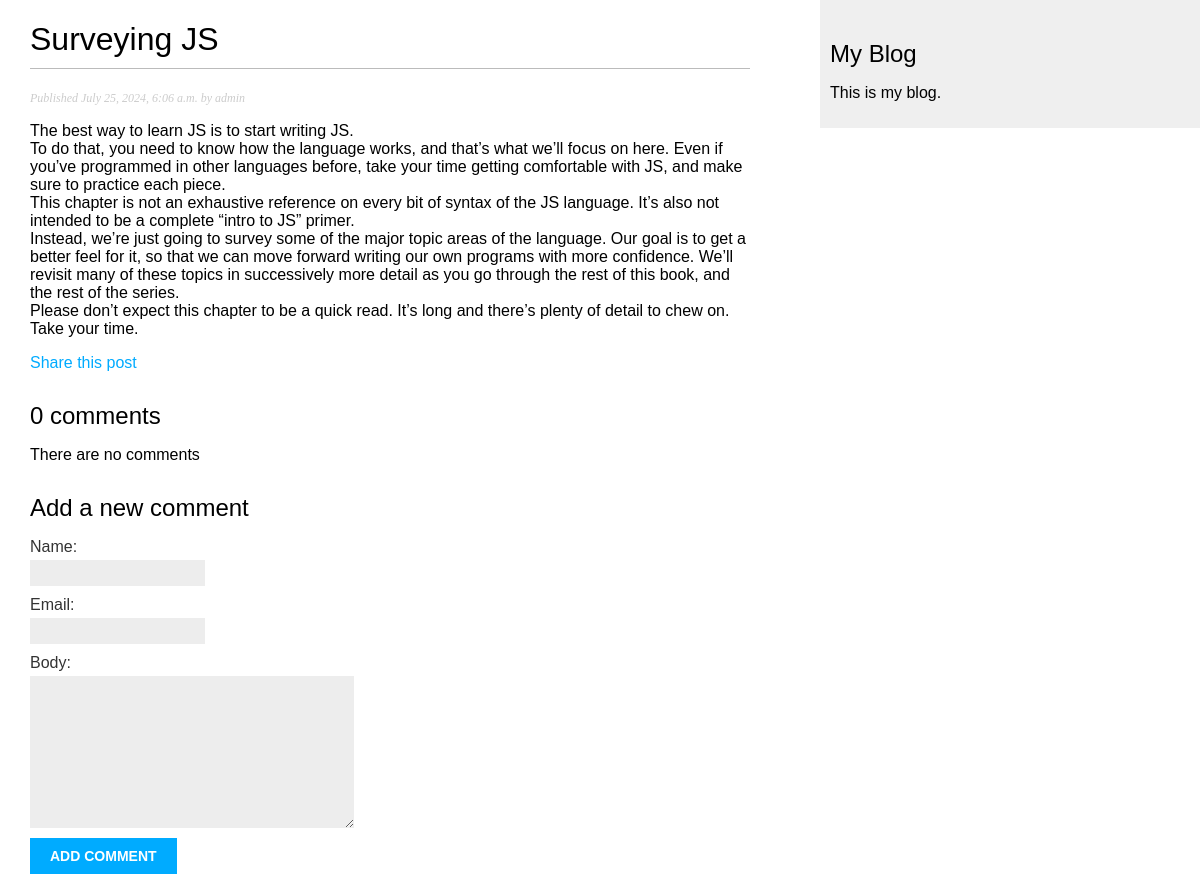
The page /blog/2024/7/25/Surveying-JS-The-best-way-to-learn-JS/ on the database its author committed.
### blog/models.py (models this page shows, shortened)
class Post(models.Model):
    class Status(models.TextChoices):
        PUBLISHED = 'PB', 'Published'
        DRAFT = 'DF', 'Draft'
    title = models.CharField(max_length=250)
    slug = models.SlugField(max_length=250, unique_for_date='publish')
    body = models.TextField()
    publish = models.DateTimeField(default=timezone.now)
    created = models.DateTimeField(auto_now_add=True)
    updated = models.DateTimeField(auto_now=True)
    status = models.CharField(max_length=2,choices=Status.choices, default=Status.DRAFT)
    """We use related_name to specify the name of the reverse relationship, from User to Post. This will
    allow us to access related objects easily from a user object by using the user.blog_posts notation. """
    author = models.ForeignKey(User, on_delete=models.CASCADE, related_name='blog_posts')
    objects = models.Manager() #default manager
    published = PublishedManager() #Custom object manager
    tags=TaggableManager()
    class Meta:
        ordering = ['-publish']
        indexes = [
            models.Index(fields=['-publish'])
        ]

### blog/views.py (the view)
def post_detail(request, year, month, day, post):
    post = get_object_or_404(Post, status=Post.Status.PUBLISHED,
                             slug=post,
                             publish__year=year,
                             publish__month=month,
                             publish__day=day)
    comments = post.comments.filter(active=True)
    form = CommentForm()
    return render(request, 'blog/post/detail.html',
                  {'post':post,
                   'comments':comments,
                   'form':form})

### blog/forms.py
class CommentForm(forms.ModelForm):
    class Meta:
        model = Comment
        fields = ['name', 'email', 'body']

### blog/templates/blog/post/detail.html (shortened to what this page needs)
{% extends "blog/base.html" %}
{% block content %}
<h1>{{ post.title }}</h1>
<p class="date">
    Published {{ post.publish }} by {{ post.author }}
</p>
{{ post.body | linebreaks }}
<p>
    <a href="{% url "blog:post_share" post.id %}">
    Share this post
    </a>
</p>
    {% with comments.count as total_comments %}
        <h2>
            {{ total_comments }} comment{{total_comments|pluralize}}
        </h2>
    {% endwith %}
    {% for comment in comments %}
        <div class="comment">
            <p class="info">
                Comment {{ forloop.counter }} by {{ comment.name}}
                {{ comment.created }}
            </p>
            {{ comment.body | linebreaks}}
        </div>
        {% empty %}
            <p>There are no comments</p>
    {% endfor %}
    {% include "blog/post/includes/comment_form.html" %}
{% endblock%}

### blog/static/css/blog.css (style rules this page uses)
body { margin:0; padding:0; font-family:helvetica, sans-serif; }
a { color:#00abff; text-decoration:none; }
h1 { font-weight:normal; border-bottom:1px solid #bbb; padding:0 0 10px 0; }
h2 { font-weight:normal; margin:30px 0 0; }
p.date { color:#ccc; font-family: georgia, serif; font-size: 12px; font-style: italic; }
label { float:left; clear:both; color:#333; margin-bottom:4px; }
input, textarea { clear:both; float:left; margin:0 0 10px; background:#ededed; border:0; padding:6px 10px; font-size:12px; }

### rows shown on the page
Post: title "Surveying JS", publish "July 25, 2024, 6:06 a.m.", author "admin", body "The best way to learn JS is to start writing JS. To do that, you need to know how the language works, and that’s what we’ll focus on here. Even if you’ve programmed in other languages before, take your time getting comfortable with JS, and make sure to practice each piece. This chapter is not an exhaustive reference on every bit of syntax of the JS language. It’s also not intended to be a complete “intro to JS” primer. Instead, we’re just going to survey some of the major topic areas of the language. Our goal is to get a better feel for it, so that we can move forward writing our own programs with more confidence. We’ll revisit many of these topics in successively more detail as you go…"

### other values the page prints
{{ total_comments }} "0"
